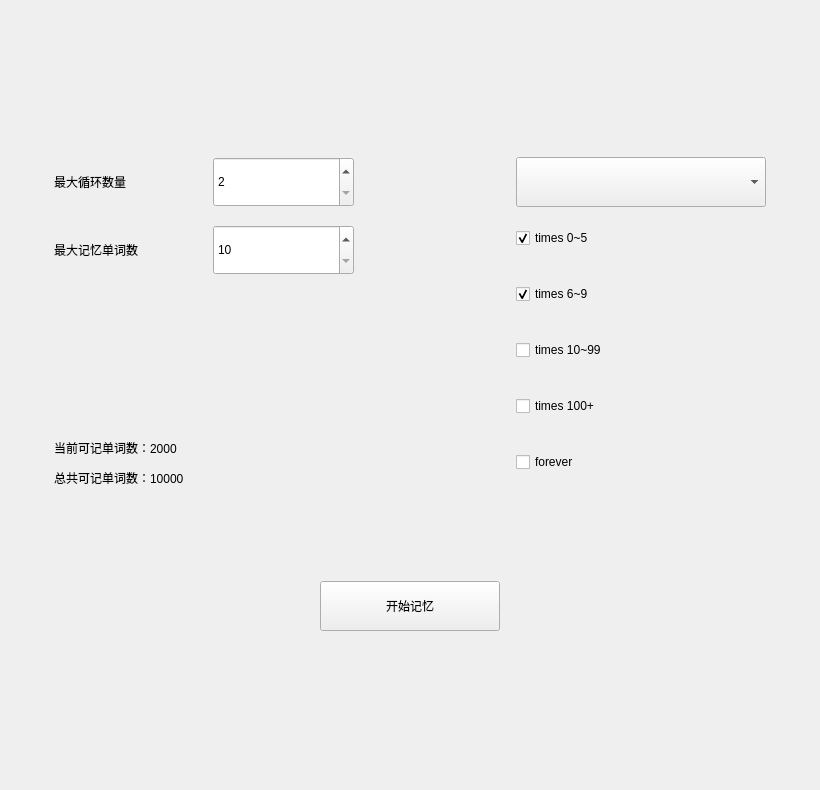
<?xml version="1.0" encoding="UTF-8"?>
<ui version="4.0">
 <class>WordAutomatedMemorizeWidget</class>
 <widget class="QWidget" name="WordAutomatedMemorizeWidget">
  <property name="geometry">
   <rect>
    <x>0</x>
    <y>0</y>
    <width>820</width>
    <height>790</height>
   </rect>
  </property>
  <property name="windowTitle">
   <string>Form</string>
  </property>
  <layout class="QVBoxLayout" name="verticalLayout">
   <property name="spacing">
    <number>0</number>
   </property>
   <property name="leftMargin">
    <number>0</number>
   </property>
   <property name="topMargin">
    <number>0</number>
   </property>
   <property name="rightMargin">
    <number>0</number>
   </property>
   <property name="bottomMargin">
    <number>0</number>
   </property>
   <item>
    <widget class="QStackedWidget" name="stackedWidget">
     <property name="currentIndex">
      <number>0</number>
     </property>
     <widget class="QWidget" name="page_0">
      <layout class="QVBoxLayout" name="verticalLayout_2">
       <property name="spacing">
        <number>0</number>
       </property>
       <property name="leftMargin">
        <number>0</number>
       </property>
       <property name="topMargin">
        <number>0</number>
       </property>
       <property name="rightMargin">
        <number>0</number>
       </property>
       <property name="bottomMargin">
        <number>0</number>
       </property>
       <item>
        <widget class="QWidget" name="widget_welcome" native="true">
         <layout class="QVBoxLayout" name="verticalLayout_9">
          <property name="leftMargin">
           <number>54</number>
          </property>
          <property name="rightMargin">
           <number>54</number>
          </property>
          <item>
           <spacer name="verticalSpacer_2">
            <property name="orientation">
             <enum>Qt::Vertical</enum>
            </property>
            <property name="sizeType">
             <enum>QSizePolicy::Fixed</enum>
            </property>
            <property name="sizeHint" stdset="0">
             <size>
              <width>20</width>
              <height>100</height>
             </size>
            </property>
           </spacer>
          </item>
          <item>
           <layout class="QHBoxLayout" name="horizontalLayout_26">
            <item>
             <layout class="QVBoxLayout" name="verticalLayout_7">
              <property name="spacing">
               <number>18</number>
              </property>
              <item>
               <layout class="QHBoxLayout" name="horizontalLayout_2">
                <item>
                 <widget class="QLabel" name="label_silderVolume">
                  <property name="minimumSize">
                   <size>
                    <width>0</width>
                    <height>40</height>
                   </size>
                  </property>
                  <property name="text">
                   <string>最大循环数量</string>
                  </property>
                 </widget>
                </item>
                <item>
                 <widget class="QSpinBox" name="spinBox_silderVolume">
                  <property name="minimumSize">
                   <size>
                    <width>0</width>
                    <height>50</height>
                   </size>
                  </property>
                  <property name="minimum">
                   <number>2</number>
                  </property>
                  <property name="maximum">
                   <number>50</number>
                  </property>
                 </widget>
                </item>
               </layout>
              </item>
              <item>
               <layout class="QHBoxLayout" name="horizontalLayout">
                <item>
                 <widget class="QLabel" name="label_singleNum">
                  <property name="minimumSize">
                   <size>
                    <width>0</width>
                    <height>40</height>
                   </size>
                  </property>
                  <property name="text">
                   <string>最大记忆单词数</string>
                  </property>
                 </widget>
                </item>
                <item>
                 <widget class="QSpinBox" name="spinBox_singleNum">
                  <property name="minimumSize">
                   <size>
                    <width>0</width>
                    <height>50</height>
                   </size>
                  </property>
                  <property name="minimum">
                   <number>10</number>
                  </property>
                  <property name="maximum">
                   <number>10000</number>
                  </property>
                 </widget>
                </item>
               </layout>
              </item>
              <item>
               <widget class="QLabel" name="label_statistics">
                <property name="minimumSize">
                 <size>
                  <width>300</width>
                  <height>190</height>
                 </size>
                </property>
                <property name="text">
                 <string>&lt;html&gt;&lt;head/&gt;&lt;body&gt;&lt;p&gt;当前可记单词数：2000&lt;/p&gt;&lt;p&gt;总共可记单词数：10000&lt;/p&gt;&lt;/body&gt;&lt;/html&gt;</string>
                </property>
                <property name="alignment">
                 <set>Qt::AlignBottom|Qt::AlignLeading|Qt::AlignLeft</set>
                </property>
               </widget>
              </item>
             </layout>
            </item>
            <item>
             <spacer name="horizontalSpacer_9">
              <property name="orientation">
               <enum>Qt::Horizontal</enum>
              </property>
              <property name="sizeHint" stdset="0">
               <size>
                <width>40</width>
                <height>20</height>
               </size>
              </property>
             </spacer>
            </item>
            <item>
             <layout class="QVBoxLayout" name="verticalLayout_5">
              <item>
               <widget class="QComboBox" name="combox_group">
                <property name="minimumSize">
                 <size>
                  <width>250</width>
                  <height>50</height>
                 </size>
                </property>
                <property name="maximumSize">
                 <size>
                  <width>180</width>
                  <height>16777215</height>
                 </size>
                </property>
               </widget>
              </item>
              <item>
               <widget class="QCheckBox" name="checkBox_range0">
                <property name="minimumSize">
                 <size>
                  <width>0</width>
                  <height>50</height>
                 </size>
                </property>
                <property name="text">
                 <string>times 0~5</string>
                </property>
                <property name="checked">
                 <bool>true</bool>
                </property>
               </widget>
              </item>
              <item>
               <widget class="QCheckBox" name="checkBox_range1">
                <property name="minimumSize">
                 <size>
                  <width>0</width>
                  <height>50</height>
                 </size>
                </property>
                <property name="text">
                 <string>times 6~9</string>
                </property>
                <property name="checked">
                 <bool>true</bool>
                </property>
               </widget>
              </item>
              <item>
               <widget class="QCheckBox" name="checkBox_range2">
                <property name="minimumSize">
                 <size>
                  <width>0</width>
                  <height>50</height>
                 </size>
                </property>
                <property name="text">
                 <string>times 10~99</string>
                </property>
               </widget>
              </item>
              <item>
               <widget class="QCheckBox" name="checkBox_range3">
                <property name="minimumSize">
                 <size>
                  <width>0</width>
                  <height>50</height>
                 </size>
                </property>
                <property name="text">
                 <string>times 100+</string>
                </property>
               </widget>
              </item>
              <item>
               <widget class="QCheckBox" name="checkBox_forever">
                <property name="minimumSize">
                 <size>
                  <width>0</width>
                  <height>50</height>
                 </size>
                </property>
                <property name="text">
                 <string>forever</string>
                </property>
               </widget>
              </item>
             </layout>
            </item>
           </layout>
          </item>
          <item>
           <spacer name="verticalSpacer_4">
            <property name="orientation">
             <enum>Qt::Vertical</enum>
            </property>
            <property name="sizeType">
             <enum>QSizePolicy::Fixed</enum>
            </property>
            <property name="sizeHint" stdset="0">
             <size>
              <width>20</width>
              <height>40</height>
             </size>
            </property>
           </spacer>
          </item>
          <item>
           <layout class="QHBoxLayout" name="horizontalLayout_25">
            <item>
             <spacer name="horizontalSpacer_3">
              <property name="orientation">
               <enum>Qt::Horizontal</enum>
              </property>
              <property name="sizeHint" stdset="0">
               <size>
                <width>40</width>
                <height>20</height>
               </size>
              </property>
             </spacer>
            </item>
            <item>
             <widget class="QPushButton" name="btn_start">
              <property name="minimumSize">
               <size>
                <width>180</width>
                <height>50</height>
               </size>
              </property>
              <property name="maximumSize">
               <size>
                <width>180</width>
                <height>50</height>
               </size>
              </property>
              <property name="text">
               <string>开始记忆</string>
              </property>
             </widget>
            </item>
            <item>
             <spacer name="horizontalSpacer_8">
              <property name="orientation">
               <enum>Qt::Horizontal</enum>
              </property>
              <property name="sizeHint" stdset="0">
               <size>
                <width>40</width>
                <height>20</height>
               </size>
              </property>
             </spacer>
            </item>
           </layout>
          </item>
          <item>
           <spacer name="verticalSpacer_3">
            <property name="orientation">
             <enum>Qt::Vertical</enum>
            </property>
            <property name="sizeType">
             <enum>QSizePolicy::Fixed</enum>
            </property>
            <property name="sizeHint" stdset="0">
             <size>
              <width>20</width>
              <height>100</height>
             </size>
            </property>
           </spacer>
          </item>
         </layout>
        </widget>
       </item>
      </layout>
     </widget>
     <widget class="QWidget" name="page_1">
      <layout class="QVBoxLayout" name="verticalLayout_3">
       <property name="spacing">
        <number>0</number>
       </property>
       <property name="leftMargin">
        <number>0</number>
       </property>
       <property name="topMargin">
        <number>0</number>
       </property>
       <property name="rightMargin">
        <number>0</number>
       </property>
       <property name="bottomMargin">
        <number>0</number>
       </property>
       <item>
        <widget class="WordAutomatedMemorizeSceneGraphView" name="auto_view" native="true"/>
       </item>
      </layout>
     </widget>
    </widget>
   </item>
  </layout>
 </widget>
 <customwidgets>
  <customwidget>
   <class>WordAutomatedMemorizeSceneGraphView</class>
   <extends>QWidget</extends>
   <header>wordautomatedmemorizescenegraphview.h</header>
   <container>1</container>
  </customwidget>
 </customwidgets>
 <resources/>
 <connections/>
</ui>
